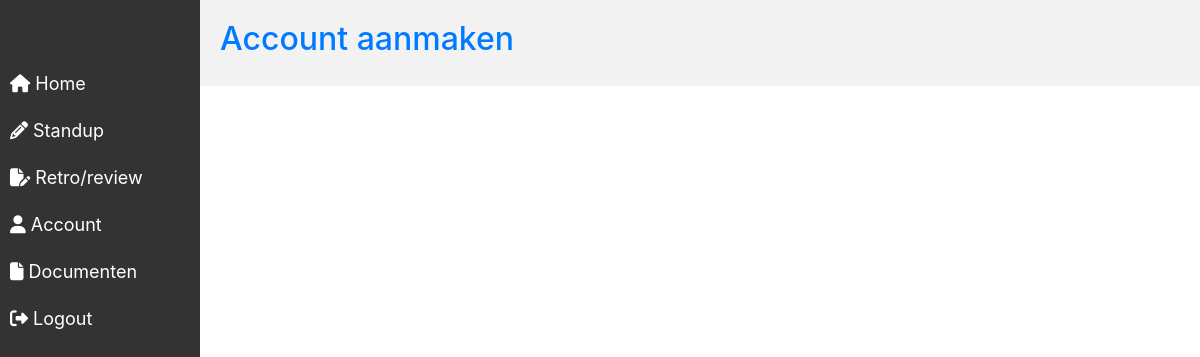
The app's page /Account-dashboard.php, older data.
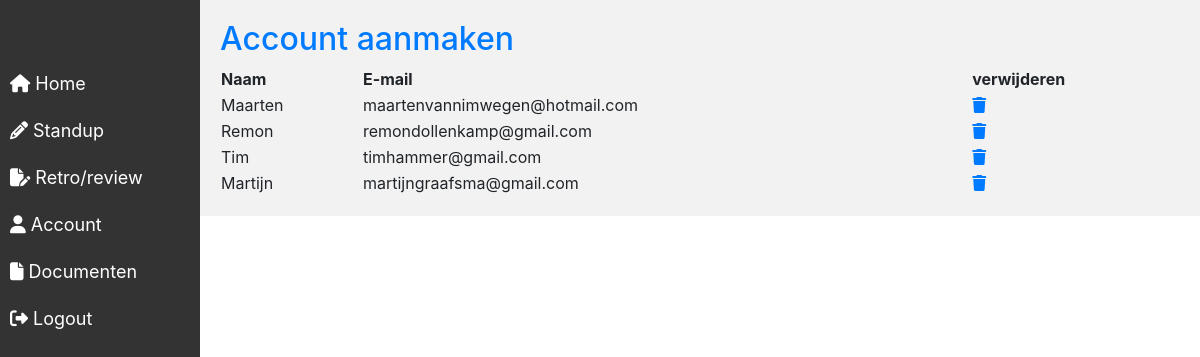
The same page, newer data.
### tables this page shows
CREATE TABLE `users` (
  `id` int(11) NOT NULL,
  `naam` varchar(50) NOT NULL,
  `email` varchar(75) NOT NULL,
  `password` varchar(250) DEFAULT NULL,
  `isActivated` int(1) NOT NULL DEFAULT 0,
  `role` int(1) NOT NULL,
  `activationCode` varchar(50) NOT NULL,
  `activatedOn` datetime DEFAULT NULL
);

### Account-dashboard.php (the view, shortened to what this page needs)
<!DOCTYPE html>
<html lang="en">
<head>
</head>
<body>
    <div class="content">
            <?php
            include('sidebar.php');
            include "config/dbconn.php";
            $sql = "SELECT `id`, `naam`, `email`, `role` FROM users";
            $result = $conn->query($sql);
            if ($result->num_rows > 0) {
                echo "<table><tr><th>Naam</th><th>E-mail</th><th>verwijderen</th></tr>";}
            ?>
                <?php
                foreach ($result as $row)
                {
                    $id = $row['id'];
                    echo '
                    <tr>
                                <td>' . $row["naam"] . '<input type="hidden" name="id[]" value="' . $row['id'] . '"></td>
                                <td>' . $row["email"] . '</td>
                                <td><a href="?userId='.$id.'"> <i class="fa-solid fa-trash"></i></a>
                                </tr>
                                ';
                }
            ?>
            <h2><a class="toevoegen" href="Account-toevoegen.php">Account aanmaken</a></h2>
        </div>
</body>
</html>

### sidebar.php (shortened to what this page needs)
<!DOCTYPE html>
<html lang="nl">
<head>
    <link rel="stylesheet" href="Styles/Style.css">
    <link rel="stylesheet" href="https://cdn.jsdelivr.net/npm/bootstrap@4.3.1/dist/css/bootstrap.min.css">
</head>
<body>
    <div class="sidebar">
        <a href="index.php"><i class="fa fa-home"></i> Home</a>
        <?php
        $user_role = $_SESSION['role'];
        if ($user_role == 0) {
          ?>
        <a href="#"><i class="fa-sharp fa-solid fa-pencil"></i> Standup</a>
        <a href="retroinvulscherm.php"><i class="fa-solid fa-file-pen"></i> Retro/review</a>
        <a href="Account-persoonlijk.php"><i class="fa fa-user"></i> Account</a>
        <?php
        } else if ($user_role == 1) {
          ?>
        <a href="Account-dashboard.php"><i class="fa fa-users"></i> Accounts</a>
        <a href="scrumDashboard.php"><i class="fa fa-users-rectangle"></i> Groepen</a>
        <?php
        }
        ?>
        <a href="#"><i class="fa fa-file"></i> Documenten</a>
        <a href="logout.php"><i class="fa fa-sign-out"></i> Logout</a>
    </div>
</body>
</html>

### Styles/Style.css (style rules this page uses)
.content { margin-left: 200px; padding: 20px; height: 100%; display: flex; flex-direction: column; justify-content: center; background-color: #f2f2f2; }

### sidebar.php (style rules this page uses)
.sidebar { height: 100%; width: 200px; position: fixed; display: block; z-index: 1; top: 0; left: 0; background-color: #333; overflow-x: hidden; padding-top: 60px; }
.sidebar a { padding: 10px; text-decoration: none; font-size: 18px; color: #fff; display: block; }

Row changes from the older to the newer data that the page shows:
added users: naam "Maarten", email "maartenvannimwegen@hotmail.com"
added users: naam "Remon", email "remondollenkamp@gmail.com"
added users: naam "Tim", email "timhammer@gmail.com"
added users: naam "Martijn", email "martijngraafsma@gmail.com"
Text that changed along with them:
text now shown: "Naam E-mail verwijderen"
